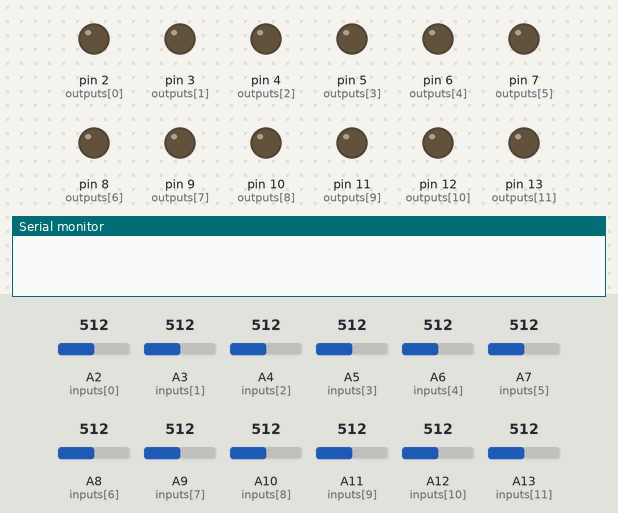
A sketch run on a simulated Arduino Mega 2560, built with avr-gcc and run on an emulated ATmega2560. On the bench: output pins drawn as LEDs (lit = HIGH), the last lines printed to the serial monitor. The test bench sets the inputs (shaded band); at power-on: A2 (inputs[0]) = 512, A3 (inputs[1]) = 512, A4 (inputs[2]) = 512, A5 (inputs[3]) = 512, A6 (inputs[4]) = 512, A7 (inputs[5]) = 512, A8 (inputs[6]) = 512, A9 (inputs[7]) = 512, A10 (inputs[8]) = 512, A11 (inputs[9]) = 512, A12 (inputs[10]) = 512, A13 (inputs[11]) = 512.

Above: at 1.2 s.
1.3 s: A2 (inputs[0]) set to 934
2.8 s: A2 (inputs[0]) set to 958
At 3.9 s:
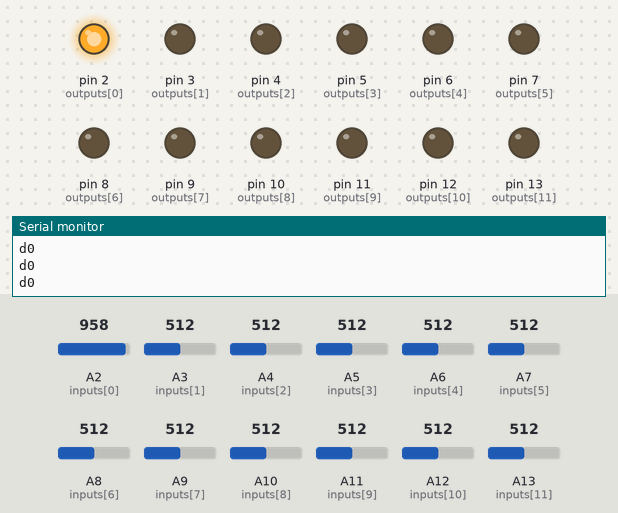
4.3 s: A3 (inputs[1]) set to 934
5.8 s: A3 (inputs[1]) set to 959
At 7.0 s:
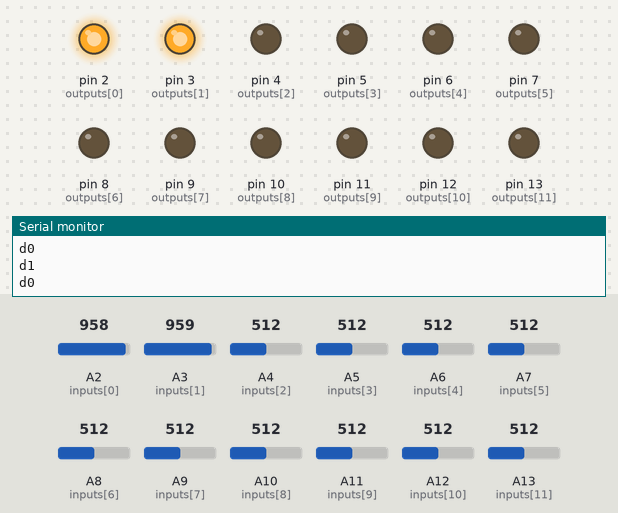
7.3 s: A4 (inputs[2]) set to 941
8.8 s: A4 (inputs[2]) set to 962
At 9.4 s:
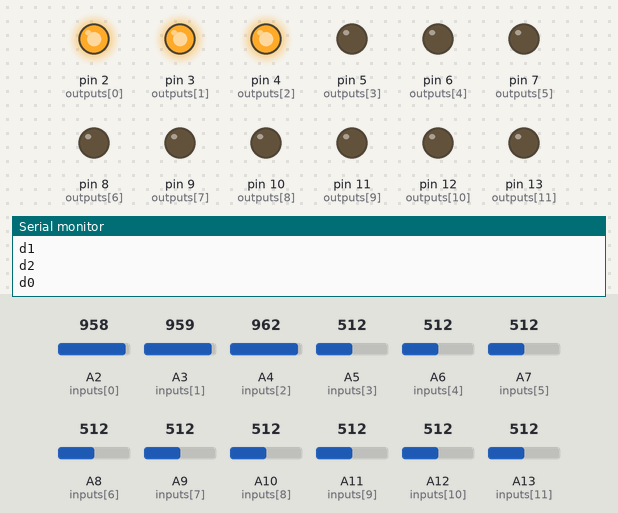
Timing chart, 0 to 11.3 s (numbered marks = the images above; inputs shaded):
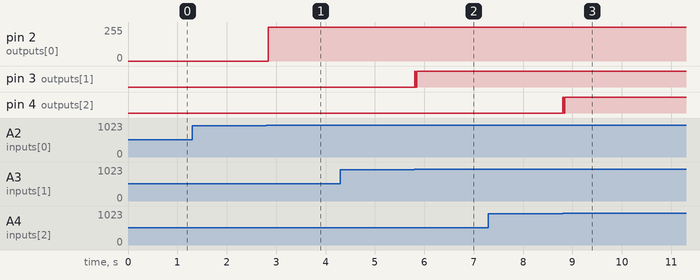

Measured:
- the behaviour switches between 949 and 950 on A2 (inputs[0]) (found by bisection; images 0 and 1)
- the behaviour switches between 949 and 950 on A3 (inputs[1]) (found by bisection; images 1 and 2)
- the behaviour switches between 949 and 950 on A4 (inputs[2]) (found by bisection; images 2 and 3)
- after the input at 1.3 s, every drawn part: stays the same
- after the input at 2.8 s, pin 2 (outputs[0]): 0/255 → 255/255 at once
- after the input at 5.8 s, pin 3 (outputs[1]): LOW → HIGH at once, → LOW 0.02 s later, → HIGH 0.02 s later
- after the input at 8.8 s, pin 4 (outputs[2]): LOW → HIGH at once, → LOW 0.02 s later, → HIGH 0.02 s later

The sketch:

mega.ino
```cpp
//Arduino Mega
//Convert analog inputs to digital outputs
//Digital outputs are forwarded to nano 33 ble digital inputs

int analogTrigger = 950;
int pinCount = 12;
//First analog pin is sensor number 8 and last 22
int inputs[13] = {A2,A3,A4,A5,A6,A7,A8,A9,A10,A11,A12,A13};
//CAN'T USE DIGITAL PIN 0 or 1 (RX or TX)
int outputs[12] = {2,3,4,5,6,7,8,9,10,11,12,13};
void setup() {
  // put your setup code here, to run once:
  Serial.begin(9600);
  for(int a = 0; a < pinCount; a++) {
    pinMode(inputs[a], INPUT);
  }
  for(int a = 0; a < pinCount; a++) {
    pinMode(outputs[a], OUTPUT);
  }
}

void loop() {
  // put your main code here, to run repeatedly:
  for(int a = 0; a < pinCount; a++) {
    int val = analogRead(inputs[a]);
    digitalWrite(outputs[a], LOW);
    if(val >= analogTrigger) {
      digitalWrite(outputs[a], HIGH);
      Serial.println("d" + String(a));
    }
  }

}
```
